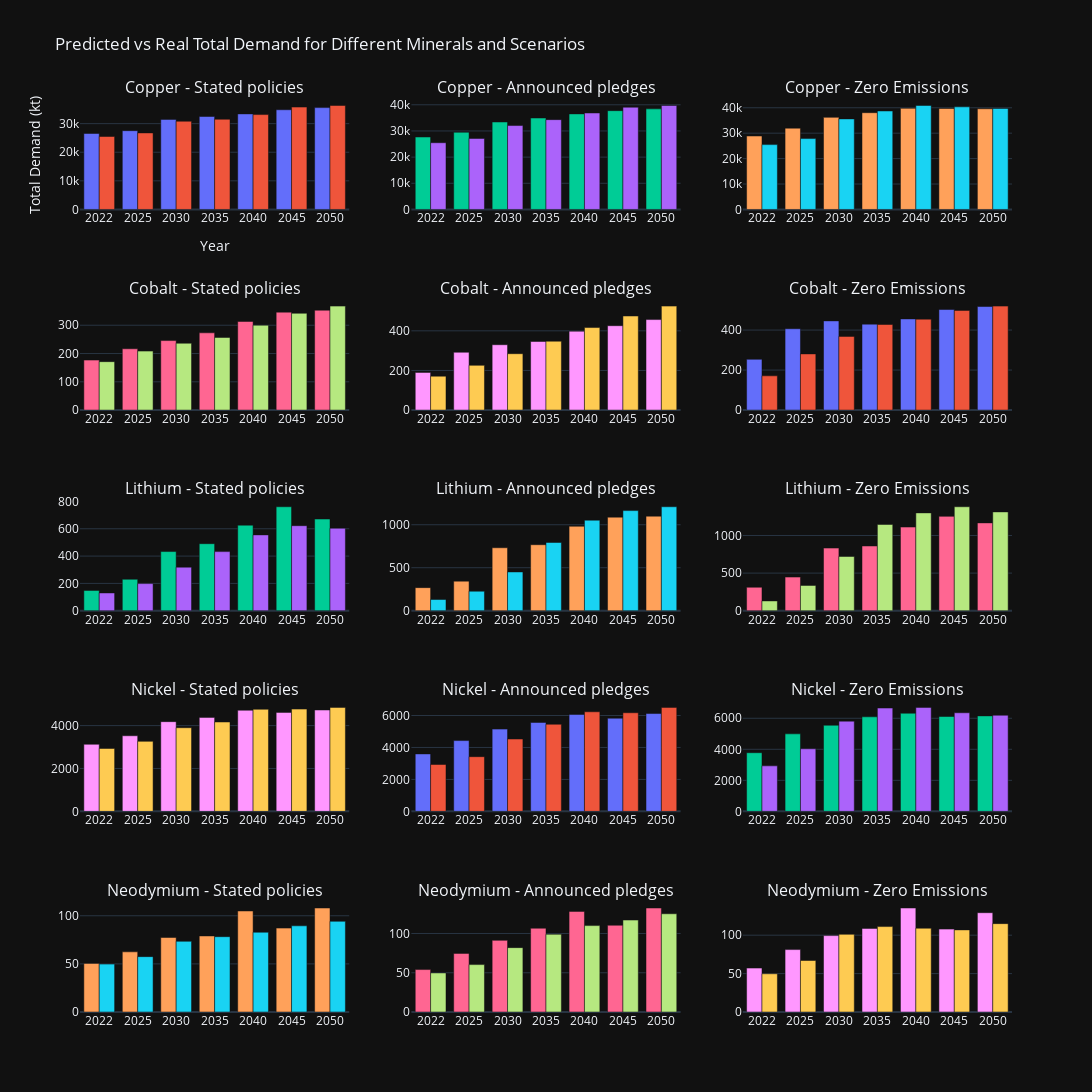

The notebook cell this image was saved under:
### Code cell
minerals = ['Copper', 'Cobalt', 'Lithium', 'Nickel', 'Neodymium']
scenarios = ['Stated policies', 'Announced pledges', 'Zero Emissions']

fig1 = make_subplots(rows=len(minerals), cols=len(scenarios), 
                    subplot_titles=[f"{mineral} - {scenario}" for mineral in minerals for scenario in scenarios])

for i, mineral in enumerate(minerals):
    for j, scenario in enumerate(scenarios):
        # Prepare the input data for the current mineral and scenario
        input_data = pd.DataFrame({'Mineral': [mineral], 'Scenario': [scenario]})
        input_data = pd.concat([input_data]*len(df['Year'].unique()), ignore_index=True)
        input_data['Year'] = df['Year'].unique()
        input_data = pd.get_dummies(input_data)
        
        # Ensure all necessary dummy variables are present
        all_columns = set(X.columns)
        input_columns = set(input_data.columns)
        missing_columns = all_columns - input_columns
        for col in missing_columns:
            input_data[col] = 0

        # Reorder the columns to match the order during training
        input_data = input_data[X.columns]

        # Make predictions
        predictions = model.predict(input_data)

        # Get the real total demands
        real_demands = df[(df['Mineral'] == mineral) & (df['Scenario'] == scenario)]['Total Demand'].values

        # Add bar traces to the subplot
        fig1.add_trace(go.Bar(x=df['Year'].unique(), y=predictions, name='Predicted'), row=i+1, col=j+1)
        fig1.add_trace(go.Bar(x=df['Year'].unique(), y=real_demands, name='Real'), row=i+1, col=j+1)

fig1.update_layout(title="Predicted vs Real Total Demand for Different Minerals and Scenarios",
                  xaxis_title="Year",
                  yaxis_title="Total Demand (kt)",
                  showlegend=False,
                  height=1200, width=1300,
                  template='plotly_dark')

fig1.show()

### Figure 1 — Plotly figure (JSON) as saved in the notebook; plotly's stock layout.template omitted (floating-point values rounded to 4 significant figures)
{"data": [{"name": "Predicted", "type": "bar", "x": ["2022", "2025", "2030", "2035", "2040", "2045", "2050"], "xaxis": "x", "y": [26550.0, 27540.0, 31490.0, 32510.0, 33410.0, 34850.0, 35610.0], "yaxis": "y"}, {"name": "Real", "type": "bar", "x": ["2022", "2025", "2030", "2035", "2040", "2045", "2050"], "xaxis": "x", "y": [25500.0, 26750.0, 30850.0, 31540.0, 33160.0, 35790.0, 36350.0], "yaxis": "y"}, {"name": "Predicted", "type": "bar", "x": ["2022", "2025", "2030", "2035", "2040", "2045", "2050"], "xaxis": "x2", "y": [27690.0, 29510.0, 33430.0, 34940.0, 36520.0, 37750.0, 38440.0], "yaxis": "y2"}, {"name": "Real", "type": "bar", "x": ["2022", "2025", "2030", "2035", "2040", "2045", "2050"], "xaxis": "x2", "y": [25500.0, 27140.0, 32070.0, 34330.0, 36870.0, 39080.0, 39740.0], "yaxis": "y2"}, {"name": "Predicted", "type": "bar", "x": ["2022", "2025", "2030", "2035", "2040", "2045", "2050"], "xaxis": "x3", "y": [28880.0, 31970.0, 36220.0, 38050.0, 39770.0, 39700.0, 39600.0], "yaxis": "y3"}, {"name": "Real", "type": "bar", "x": ["2022", "2025", "2030", "2035", "2040", "2045", "2050"], "xaxis": "x3", "y": [25500.0, 27870.0, 35610.0, 38730.0, 40900.0, 40360.0, 39730.0], "yaxis": "y3"}, {"name": "Predicted", "type": "bar", "x": ["2022", "2025", "2030", "2035", "2040", "2045", "2050"], "xaxis": "x4", "y": [176.8, 216.8, 245.8, 273.2, 313.4, 346.3, 353.2], "yaxis": "y4"}, {"name": "Real", "type": "bar", "x": ["2022", "2025", "2030", "2035", "2040", "2045", "2050"], "xaxis": "x4", "y": [171.2, 208.5, 236.4, 256.9, 300.1, 342.3, 367.6], "yaxis": "y4"}, {"name": "Predicted", "type": "bar", "x": ["2022", "2025", "2030", "2035", "2040", "2045", "2050"], "xaxis": "x5", "y": [190.2, 291.8, 330.0, 346.2, 398.2, 425.9, 456.9], "yaxis": "y5"}, {"name": "Real", "type": "bar", "x": ["2022", "2025", "2030", "2035", "2040", "2045", "2050"], "xaxis": "x5", "y": [171.2, 225.8, 284.6, 347.7, 416.6, 474.8, 524.8], "yaxis": "y5"}, {"name": "Predicted", "type": "bar", "x": ["2022", "2025", "2030", "2035", "2040", "2045", "2050"], "xaxis": "x6", "y": [253.7, 406.6, 445.9, 429.6, 455.7, 502.6, 517.6], "yaxis": "y6"}, {"name": "Real", "type": "bar", "x": ["2022", "2025", "2030", "2035", "2040", "2045", "2050"], "xaxis": "x6", "y": [171.2, 280.8, 368.4, 427.8, 454.5, 498.2, 519.7], "yaxis": "y6"}, {"name": "Predicted", "type": "bar", "x": ["2022", "2025", "2030", "2035", "2040", "2045", "2050"], "xaxis": "x7", "y": [148.8, 230.1, 433.1, 490.7, 626.2, 761.1, 671.2], "yaxis": "y7"}, {"name": "Real", "type": "bar", "x": ["2022", "2025", "2030", "2035", "2040", "2045", "2050"], "xaxis": "x7", "y": [130.2, 198.7, 318.8, 432.7, 555.1, 622.5, 603.4], "yaxis": "y7"}, {"name": "Predicted", "type": "bar", "x": ["2022", "2025", "2030", "2035", "2040", "2045", "2050"], "xaxis": "x8", "y": [268.5, 344.0, 732.5, 767.7, 982.5, 1088.0, 1100.0], "yaxis": "y8"}, {"name": "Real", "type": "bar", "x": ["2022", "2025", "2030", "2035", "2040", "2045", "2050"], "xaxis": "x8", "y": [130.2, 226.9, 451.0, 793.7, 1053.0, 1164.0, 1209.0], "yaxis": "y8"}, {"name": "Predicted", "type": "bar", "x": ["2022", "2025", "2030", "2035", "2040", "2045", "2050"], "xaxis": "x9", "y": [311.6, 447.0, 832.5, 860.6, 1112.0, 1254.0, 1168.0], "yaxis": "y9"}, {"name": "Real", "type": "bar", "x": ["2022", "2025", "2030", "2035", "2040", "2045", "2050"], "xaxis": "x9", "y": [130.2, 336.1, 721.4, 1147.0, 1300.0, 1382.0, 1313.0], "yaxis": "y9"}, {"name": "Predicted", "type": "bar", "x": ["2022", "2025", "2030", "2035", "2040", "2045", "2050"], "xaxis": "x10", "y": [3128.0, 3526.0, 4184.0, 4383.0, 4716.0, 4616.0, 4729.0], "yaxis": "y10"}, {"name": "Real", "type": "bar", "x": ["2022", "2025", "2030", "2035", "2040", "2045", "2050"], "xaxis": "x10", "y": [2934.0, 3264.0, 3901.0, 4168.0, 4761.0, 4769.0, 4849.0], "yaxis": "y10"}, {"name": "Predicted", "type": "bar", "x": ["2022", "2025", "2030", "2035", "2040", "2045", "2050"], "xaxis": "x11", "y": [3596.0, 4430.0, 5148.0, 5565.0, 6067.0, 5831.0, 6123.0], "yaxis": "y11"}, {"name": "Real", "type": "bar", "x": ["2022", "2025", "2030", "2035", "2040", "2045", "2050"], "xaxis": "x11", "y": [2934.0, 3422.0, 4530.0, 5451.0, 6232.0, 6173.0, 6508.0], "yaxis": "y11"}, {"name": "Predicted", "type": "bar", "x": ["2022", "2025", "2030", "2035", "2040", "2045", "2050"], "xaxis": "x12", "y": [3781.0, 4996.0, 5549.0, 6094.0, 6324.0, 6115.0, 6154.0], "yaxis": "y12"}, {"name": "Real", "type": "bar", "x": ["2022", "2025", "2030", "2035", "2040", "2045", "2050"], "xaxis": "x12", "y": [2934.0, 4034.0, 5815.0, 6658.0, 6702.0, 6354.0, 6196.0], "yaxis": "y12"}, {"name": "Predicted", "type": "bar", "x": ["2022", "2025", "2030", "2035", "2040", "2045", "2050"], "xaxis": "x13", "y": [50.48, 62.53, 77.42, 79.03, 105.0, 87.18, 108.0], "yaxis": "y13"}, {"name": "Real", "type": "bar", "x": ["2022", "2025", "2030", "2035", "2040", "2045", "2050"], "xaxis": "x13", "y": [49.77, 57.53, 73.43, 78.27, 82.88, 89.56, 94.21], "yaxis": "y13"}, {"name": "Predicted", "type": "bar", "x": ["2022", "2025", "2030", "2035", "2040", "2045", "2050"], "xaxis": "x14", "y": [54.05, 74.65, 91.29, 106.7, 128.2, 110.5, 132.4], "yaxis": "y14"}, {"name": "Real", "type": "bar", "x": ["2022", "2025", "2030", "2035", "2040", "2045", "2050"], "xaxis": "x14", "y": [49.77, 60.38, 81.99, 98.99, 110.1, 117.1, 125.1], "yaxis": "y14"}, {"name": "Predicted", "type": "bar", "x": ["2022", "2025", "2030", "2035", "2040", "2045", "2050"], "xaxis": "x15", "y": [57.16, 81.25, 99.45, 108.8, 135.3, 107.9, 129.3], "yaxis": "y15"}, {"name": "Real", "type": "bar", "x": ["2022", "2025", "2030", "2035", "2040", "2045", "2050"], "xaxis": "x15", "y": [49.77, 67.06, 101.1, 111.2, 109.1, 106.9, 115.0], "yaxis": "y15"}], "layout": {"annotations": [{"font": {"size": 16}, "showarrow": false, "text": "Copper - Stated policies", "x": 0.1444, "xanchor": "center", "xref": "paper", "y": 1, "yanchor": "bottom", "yref": "paper"}, {"font": {"size": 16}, "showarrow": false, "text": "Copper - Announced pledges", "x": 0.5, "xanchor": "center", "xref": "paper", "y": 1, "yanchor": "bottom", "yref": "paper"}, {"font": {"size": 16}, "showarrow": false, "text": "Copper - Zero Emissions", "x": 0.8556, "xanchor": "center", "xref": "paper", "y": 1, "yanchor": "bottom", "yref": "paper"}, {"font": {"size": 16}, "showarrow": false, "text": "Cobalt - Stated policies", "x": 0.1444, "xanchor": "center", "xref": "paper", "y": 0.78, "yanchor": "bottom", "yref": "paper"}, {"font": {"size": 16}, "showarrow": false, "text": "Cobalt - Announced pledges", "x": 0.5, "xanchor": "center", "xref": "paper", "y": 0.78, "yanchor": "bottom", "yref": "paper"}, {"font": {"size": 16}, "showarrow": false, "text": "Cobalt - Zero Emissions", "x": 0.8556, "xanchor": "center", "xref": "paper", "y": 0.78, "yanchor": "bottom", "yref": "paper"}, {"font": {"size": 16}, "showarrow": false, "text": "Lithium - Stated policies", "x": 0.1444, "xanchor": "center", "xref": "paper", "y": 0.56, "yanchor": "bottom", "yref": "paper"}, {"font": {"size": 16}, "showarrow": false, "text": "Lithium - Announced pledges", "x": 0.5, "xanchor": "center", "xref": "paper", "y": 0.56, "yanchor": "bottom", "yref": "paper"}, {"font": {"size": 16}, "showarrow": false, "text": "Lithium - Zero Emissions", "x": 0.8556, "xanchor": "center", "xref": "paper", "y": 0.56, "yanchor": "bottom", "yref": "paper"}, {"font": {"size": 16}, "showarrow": false, "text": "Nickel - Stated policies", "x": 0.1444, "xanchor": "center", "xref": "paper", "y": 0.34, "yanchor": "bottom", "yref": "paper"}, {"font": {"size": 16}, "showarrow": false, "text": "Nickel - Announced pledges", "x": 0.5, "xanchor": "center", "xref": "paper", "y": 0.34, "yanchor": "bottom", "yref": "paper"}, {"font": {"size": 16}, "showarrow": false, "text": "Nickel - Zero Emissions", "x": 0.8556, "xanchor": "center", "xref": "paper", "y": 0.34, "yanchor": "bottom", "yref": "paper"}, {"font": {"size": 16}, "showarrow": false, "text": "Neodymium - Stated policies", "x": 0.1444, "xanchor": "center", "xref": "paper", "y": 0.12, "yanchor": "bottom", "yref": "paper"}, {"font": {"size": 16}, "showarrow": false, "text": "Neodymium - Announced pledges", "x": 0.5, "xanchor": "center", "xref": "paper", "y": 0.12, "yanchor": "bottom", "yref": "paper"}, {"font": {"size": 16}, "showarrow": false, "text": "Neodymium - Zero Emissions", "x": 0.8556, "xanchor": "center", "xref": "paper", "y": 0.12, "yanchor": "bottom", "yref": "paper"}], "height": 1200, "showlegend": false, "title": {"text": "Predicted vs Real Total Demand for Different Minerals and Scenarios"}, "width": 1300, "xaxis": {"anchor": "y", "domain": [0, 0.2889], "title": {"text": "Year"}}, "xaxis10": {"anchor": "y10", "domain": [0, 0.2889]}, "xaxis11": {"anchor": "y11", "domain": [0.3556, 0.6444]}, "xaxis12": {"anchor": "y12", "domain": [0.7111, 1]}, "xaxis13": {"anchor": "y13", "domain": [0, 0.2889]}, "xaxis14": {"anchor": "y14", "domain": [0.3556, 0.6444]}, "xaxis15": {"anchor": "y15", "domain": [0.7111, 1]}, "xaxis2": {"anchor": "y2", "domain": [0.3556, 0.6444]}, "xaxis3": {"anchor": "y3", "domain": [0.7111, 1]}, "xaxis4": {"anchor": "y4", "domain": [0, 0.2889]}, "xaxis5": {"anchor": "y5", "domain": [0.3556, 0.6444]}, "xaxis6": {"anchor": "y6", "domain": [0.7111, 1]}, "xaxis7": {"anchor": "y7", "domain": [0, 0.2889]}, "xaxis8": {"anchor": "y8", "domain": [0.3556, 0.6444]}, "xaxis9": {"anchor": "y9", "domain": [0.7111, 1]}, "yaxis": {"anchor": "x", "domain": [0.88, 1], "title": {"text": "Total Demand (kt)"}}, "yaxis10": {"anchor": "x10", "domain": [0.22, 0.34]}, "yaxis11": {"anchor": "x11", "domain": [0.22, 0.34]}, "yaxis12": {"anchor": "x12", "domain": [0.22, 0.34]}, "yaxis13": {"anchor": "x13", "domain": [0, 0.12]}, "yaxis14": {"anchor": "x14", "domain": [0, 0.12]}, "yaxis15": {"anchor": "x15", "domain": [0, 0.12]}, "yaxis2": {"anchor": "x2", "domain": [0.88, 1]}, "yaxis3": {"anchor": "x3", "domain": [0.88, 1]}, "yaxis4": {"anchor": "x4", "domain": [0.66, 0.78]}, "yaxis5": {"anchor": "x5", "domain": [0.66, 0.78]}, "yaxis6": {"anchor": "x6", "domain": [0.66, 0.78]}, "yaxis7": {"anchor": "x7", "domain": [0.44, 0.56]}, "yaxis8": {"anchor": "x8", "domain": [0.44, 0.56]}, "yaxis9": {"anchor": "x9", "domain": [0.44, 0.56]}}}
